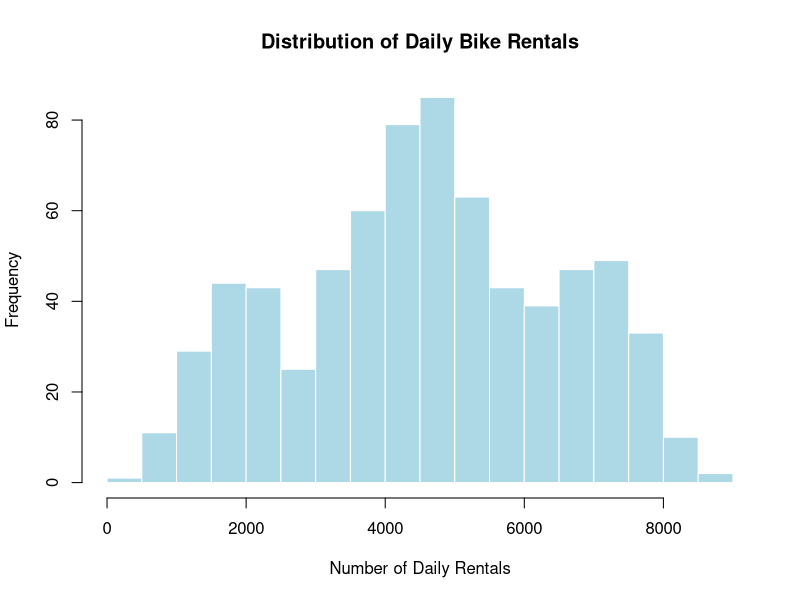
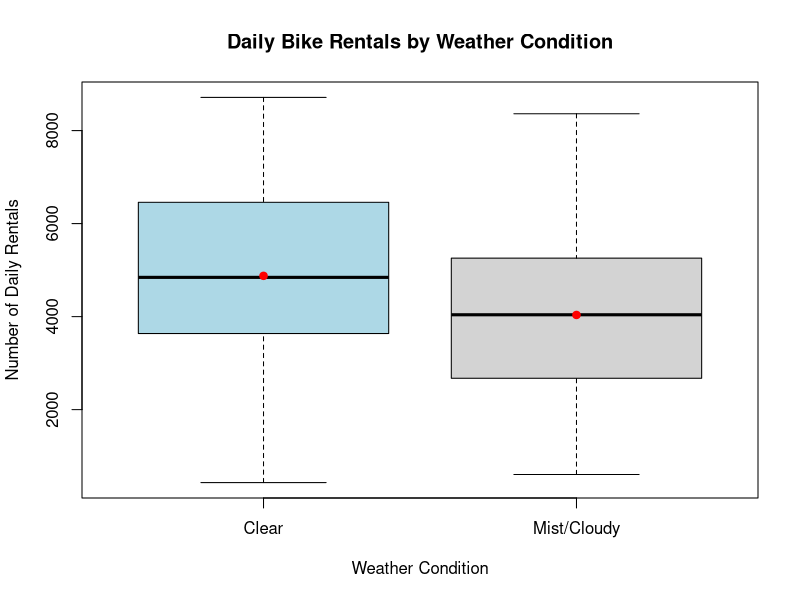
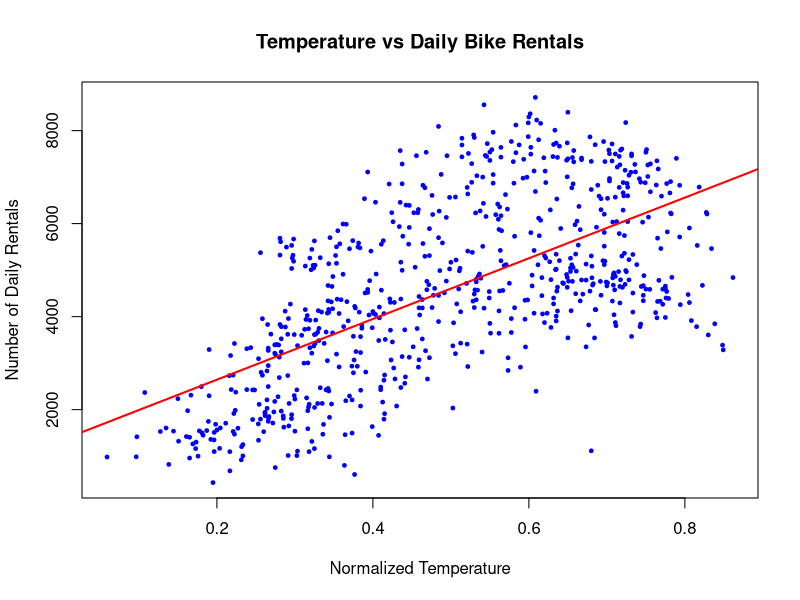
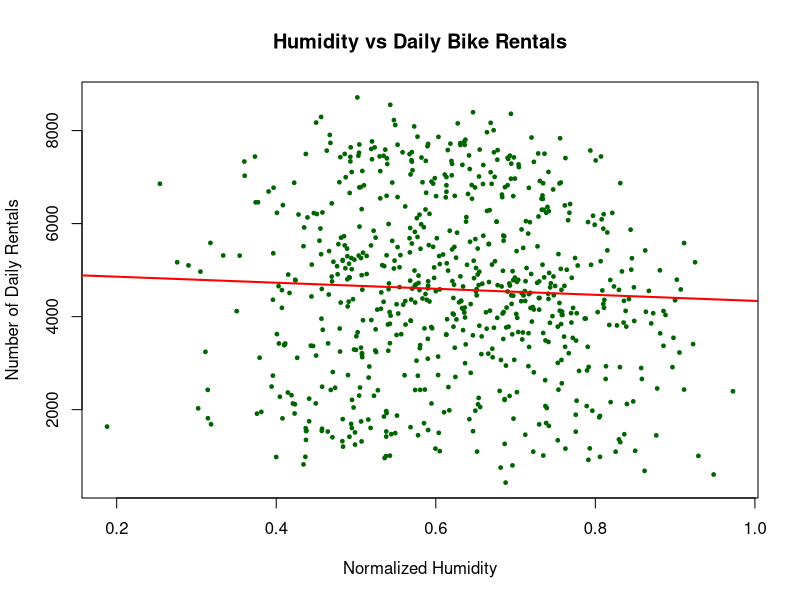

The R script that drew these images, in order:

#---------- MATH 167R Group 8 - Data Visualizations Script ----------#

#---------- Dataset ----------#

bike <- read.csv("data/cleaned_day.csv")

#Convert weather conditions into a factor
bike$weathersit <- factor(bike$weathersit, levels = c("Clear", "Mist/Cloudy"))

head(bike)
str(bike)
table(bike$weathersit)


#---------- Graph 1: Histogram ----------#

#Distribution of daily bike rentals
hist(bike$cnt, main = "Distribution of Daily Bike Rentals", xlab = "Number of Daily Rentals", ylab = "Frequency", col = "lightblue", border = "white", breaks = 20)


#---------- Graph 2: Boxplot by Weather Condition ----------#

#Compare daily rentals between clear and misty/cloudy days
boxplot(cnt ~ weathersit, data = bike, main = "Daily Bike Rentals by Weather Condition", xlab = "Weather Condition", ylab = "Number of Daily Rentals", col = c("lightblue", "lightgray"))

#Average rentals for each weather group
mean_rentals <- tapply(bike$cnt, bike$weathersit, mean)

#Red points on boxplots represents the group means
points(1:2, mean_rentals, col = "red", pch = 19)


#---------- Graph 3: Temperature vs Daily Rentals ----------#

#Relationship between temperature and rentals
plot(bike$temp, bike$cnt, main = "Temperature vs Daily Bike Rentals", xlab = "Normalized Temperature", ylab = "Number of Daily Rentals", col = "blue", pch = 19, cex = 0.5)

#Add a linear regression trend line
abline(lm(cnt ~ temp, data = bike), col = "red", lwd = 2)


#---------- Graph 4: Humidity vs Daily Rentals ----------#

#Relationship between humidity and rentals
plot(bike$hum, bike$cnt, main = "Humidity vs Daily Bike Rentals", xlab = "Normalized Humidity", ylab = "Number of Daily Rentals", col = "darkgreen", pch = 19, cex = 0.5)
#linear regression trend line
abline(lm(cnt ~ hum, data = bike), col = "red", lwd = 2)
